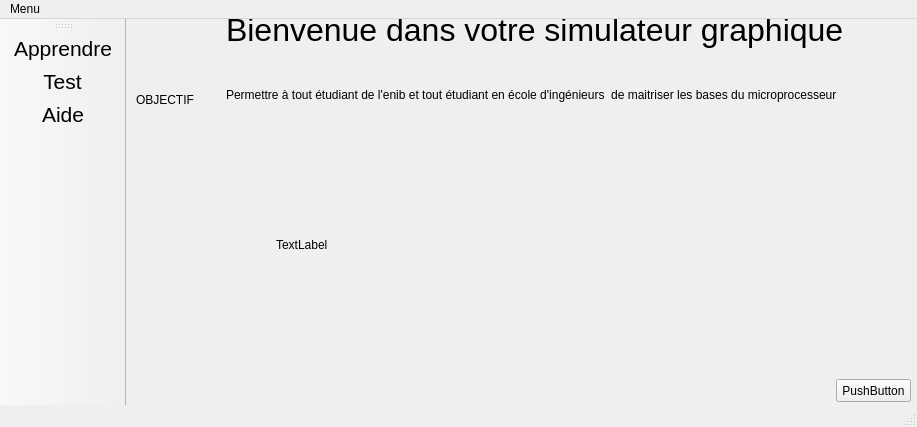
<?xml version="1.0" encoding="UTF-8"?>
<ui version="4.0">
 <class>Mu0</class>
 <widget class="QMainWindow" name="Mu0">
  <property name="geometry">
   <rect>
    <x>0</x>
    <y>0</y>
    <width>917</width>
    <height>427</height>
   </rect>
  </property>
  <property name="windowTitle">
   <string>SIMULATEUR GRAPHIQUE MU0</string>
  </property>
  <widget class="QWidget" name="centralWidget">
   <widget class="QLabel" name="label">
    <property name="geometry">
     <rect>
      <x>100</x>
      <y>-20</y>
      <width>651</width>
      <height>61</height>
     </rect>
    </property>
    <property name="font">
     <font>
      <pointsize>24</pointsize>
     </font>
    </property>
    <property name="text">
     <string>Bienvenue dans votre simulateur graphique</string>
    </property>
   </widget>
   <widget class="QLabel" name="label_2">
    <property name="geometry">
     <rect>
      <x>10</x>
      <y>70</y>
      <width>61</width>
      <height>21</height>
     </rect>
    </property>
    <property name="text">
     <string>OBJECTIF</string>
    </property>
   </widget>
   <widget class="QLabel" name="label_3">
    <property name="geometry">
     <rect>
      <x>100</x>
      <y>50</y>
      <width>661</width>
      <height>51</height>
     </rect>
    </property>
    <property name="font">
     <font>
      <pointsize>9</pointsize>
     </font>
    </property>
    <property name="text">
     <string>Permettre à tout étudiant de l'enib et tout étudiant en école d'ingénieurs  de maitriser les bases du microprocesseur</string>
    </property>
   </widget>
   <widget class="QLabel" name="label_4">
    <property name="geometry">
     <rect>
      <x>150</x>
      <y>90</y>
      <width>671</width>
      <height>271</height>
     </rect>
    </property>
    <property name="text">
     <string>TextLabel</string>
    </property>
   </widget>
   <widget class="QPushButton" name="pushButton">
    <property name="geometry">
     <rect>
      <x>710</x>
      <y>360</y>
      <width>75</width>
      <height>23</height>
     </rect>
    </property>
    <property name="text">
     <string>PushButton</string>
    </property>
   </widget>
  </widget>
  <widget class="QToolBar" name="mainToolBar">
   <attribute name="toolBarArea">
    <enum>LeftToolBarArea</enum>
   </attribute>
   <attribute name="toolBarBreak">
    <bool>true</bool>
   </attribute>
   <addaction name="actionApprendre"/>
   <addaction name="actionTest"/>
   <addaction name="actionAide"/>
  </widget>
  <widget class="QStatusBar" name="statusBar"/>
  <widget class="QMenuBar" name="menuBar">
   <property name="geometry">
    <rect>
     <x>0</x>
     <y>0</y>
     <width>917</width>
     <height>21</height>
    </rect>
   </property>
   <widget class="QMenu" name="menuMenu">
    <property name="title">
     <string>Menu</string>
    </property>
    <addaction name="actionApprendre"/>
    <addaction name="actionTest"/>
    <addaction name="actionAide"/>
   </widget>
   <widget class="QMenu" name="menu">
    <property name="title">
     <string>      </string>
    </property>
   </widget>
   <addaction name="menuMenu"/>
   <addaction name="menu"/>
  </widget>
  <action name="actionApprendre">
   <property name="text">
    <string>Apprendre</string>
   </property>
   <property name="font">
    <font>
     <pointsize>16</pointsize>
    </font>
   </property>
  </action>
  <action name="actionTest">
   <property name="text">
    <string>Test</string>
   </property>
   <property name="font">
    <font>
     <pointsize>16</pointsize>
    </font>
   </property>
  </action>
  <action name="actionAide">
   <property name="text">
    <string>Aide</string>
   </property>
   <property name="font">
    <font>
     <pointsize>16</pointsize>
    </font>
   </property>
  </action>
 </widget>
 <layoutdefault spacing="6" margin="11"/>
 <resources/>
 <connections/>
</ui>
